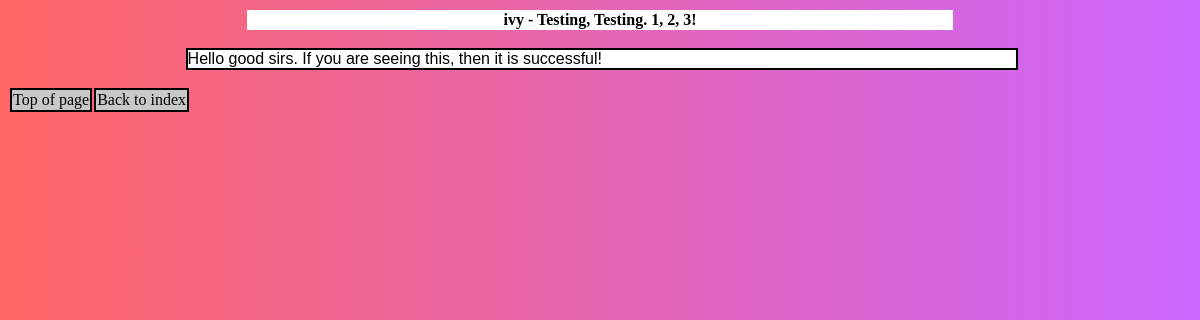
Page /vision/1/post_detail on the committed database.
### vision/models.py (models this page shows, shortened)
class Post(models.Model):
    post_id = models.AutoField(primary_key=True)
    post_user = models.CharField(max_length=255, null=True, blank=True)
    post_time = models.DateTimeField(null=True, blank=True)
    post_title = models.CharField(max_length=255, null=True, blank=True)
    post_body = models.TextField(null=True, blank=True)

### vision/views.py (the view)
# urls.py: path("<int:post_id>/post_detail", views.post_detail, name="post_detail")
def post_detail(request, post_id):
    post_filter = Post.objects.filter(post_id=post_id)
    return render(request, 'vision/post_detail.html', {"post_filter":post_filter})

### vision/templates/vision/post_detail.html (shortened to what this page needs)
<head>
  {% for post in post_filter %}
</head>
{% load static %}
<link rel="stylesheet" type="text/css" href="{% static 'vision/styles.css' %}">
<table style="width:60%" align="center">
  <tr>
    <th id="top">{{ post.post_user }} - {{ post.post_title }}</th>
  </tr>
</table>
<p class="postbody">{{ post.post_body }}</p>
{% endfor %}
<table>
  <tr>
    <td style="border: 2px solid"><a href="#top">Top of page</a></td>
    <td style="border: 2px solid"><a href="{% url 'vision:index' %}">Back to index</a></td>
  </tr>
</table>

### vision/static/vision/styles.css (style rules this page uses)
th { background-color: rgb(255,255,255); }
td { background-color: rgb(200,200,200); }
td a { color: black; text-decoration: none; }
p.postbody { font-family: 'Helvetica'; margin-left: 15%; border: 2px solid; width: 70%; word-wrap: break-word; background-color: rgb(255,255,255); }

### rows in the picture
Post: post_user "ivy", post_title "Testing, Testing. 1, 2, 3!", post_body "Hello good sirs. If you are seeing this, then it is successful!"
